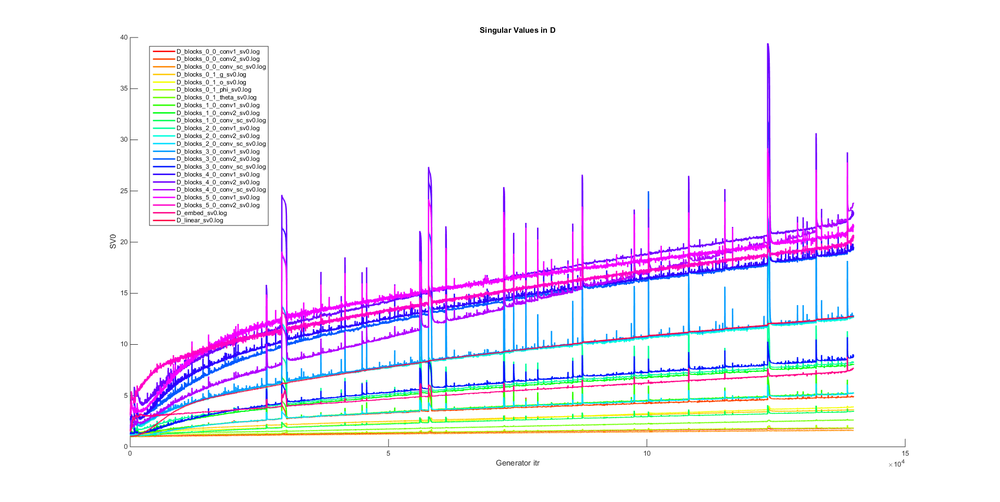
#> input picture A2I_models/Sound2Scene/BigGAN_PyTorch/imgs/D Singular Values.png, 1000 x 502 px, shrunk from 1920 x 964 before the run, found by its file name; its folder holds 4 pictures in this run
$ python compare_img.py
#> lines starting #> are read from the running program, lines starting #| are printed output that depends on the picture
import os
from PIL import Image, ImageDraw, ImageFont

# Folders for each model
model_dirs = [
    "output_macs/VGG/imgs",
    "output_vgg/imgs/VGG_AT_org",
    "output_vgg/imgs/VGG_AT",
    "output_vgg/imgs/VGG_mixed",
    "output_vgg/imgs/VGG_mixed_claps",
]

# Extract labels from folder names (e.g., "VGGn_AT", "VGGn_Ane")
model_labels = [os.path.basename(os.path.normpath(d)) for d in model_dirs]

output_dir = "output_vgg/cmp"
os.makedirs(output_dir, exist_ok=True)

valid_ext = (".png", ".jpg", ".jpeg")

model_maps = []

for d in model_dirs:
    file_map = {}
    if not os.path.exists(d):
        print(f"Warning: Directory {d} does not exist.")
        continue
    for f in os.listdir(d):
        if f.lower().endswith(valid_ext):
            base = os.path.splitext(f)[0]
            file_map[base] = os.path.join(d, f)
    model_maps.append(file_map)
#> pass 2 of the loop `for d in model_dirs:`:
#> pass 3 of the loop `for d in model_dirs:`:
#> the loop made 5 passes; the first 3 are shown

# Find common basenames
if not model_maps:
    print("No valid directories found.")
    exit()

common_names = set(model_maps[0].keys())
for m in model_maps[1:]:
    common_names &= set(m.keys())

common_names = sorted(common_names)

# Configuration for the text header
header_height = 50
try:
    # Try to load a standard truetype font for better visibility (Arial)
    # You might need to adjust the font path depending on your OS (e.g., 'DejaVuSans.ttf' on Linux)
    font = ImageFont.truetype("arial.ttf", 24)
except IOError:
    # Fallback to default if arial.ttf is not found
    font = ImageFont.load_default()

for name in common_names:
    images = [Image.open(m[name]) for m in model_maps]
#> images = 1 item

    # Get size from first image
    w, h = images[0].size
#> w = 1000; h = 502
    total_width = w * len(images)
#> total_width = 1000
    total_height = h + header_height
#> total_height = 552

    # Create canvas with a white background for the header
    combined = Image.new("RGB", (total_width, total_height), color="white")
#> combined: PIL image 1000x552 RGB; every value is 255
    draw = ImageDraw.Draw(combined)

    # Paste side by side and add labels
    for i, (img, label) in enumerate(zip(images, model_labels)):
        x_offset = i * w

        # Paste the image below the header
        combined.paste(img, (x_offset, header_height))

        # Calculate text bounding box to center it
        bbox = draw.textbbox((0, 0), label, font=font)
        text_w = bbox[2] - bbox[0]
        text_h = bbox[3] - bbox[1]

        text_x = x_offset + (w - text_w) // 2
        text_y = (header_height - text_h) // 2

        # Draw the label
        draw.text((text_x, text_y), label, fill="black", font=font)
#> this loop made 1 pass
#> (label, x_offset, bbox, text_w, text_h, text_x, text_y) on pass 1: ('imgs', 0, (0, 5, 58, 28), 58, 23, 471, 13)
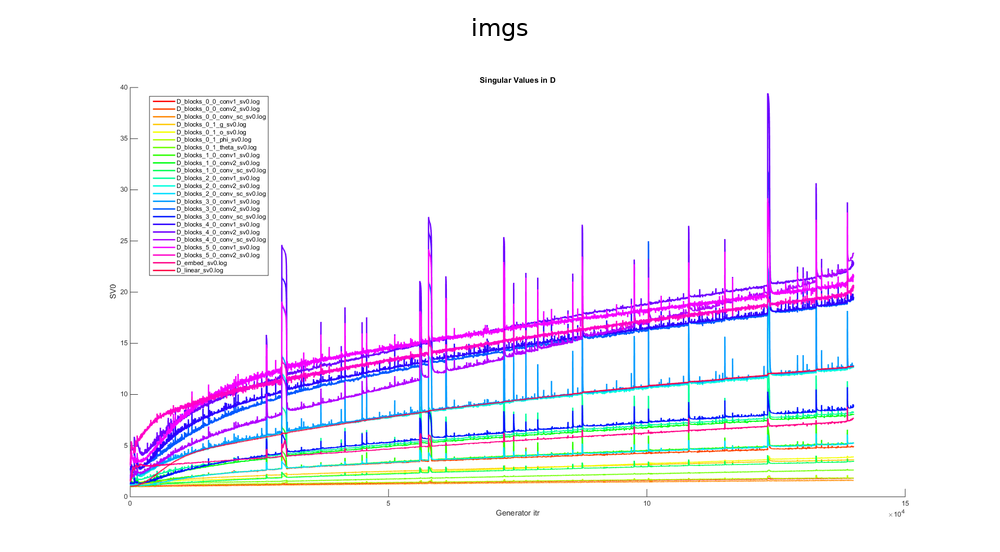
#> combined: PIL image 1000x552 RGB; mean R, G, B 244.7, 241.7, 248.8

    # Save
    combined.save(os.path.join(output_dir, f"{name}.png"))
#> pass 2 of the loop `for name in common_names:`:
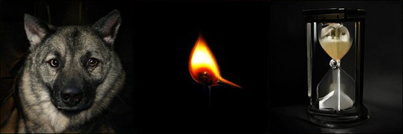
#> input picture A2I_models/Sound2Scene/BigGAN_PyTorch/imgs/DeepSamples.png, 403 x 134 px, shrunk from 774 x 258 before the run, found by its file name
#> total_width = 403
#> the loop `for i, (img, label) in enumerate(zip(images, model_labels)):` made 1 pass
#> (label, x_offset, bbox, text_w, text_h, text_x, text_y) on pass 1: ('imgs', 0, (0, 5, 58, 28), 58, 23, 172, 13)
#> after the loop `for i, (img, label) in enumerate(zip(images, model_labels)):`:
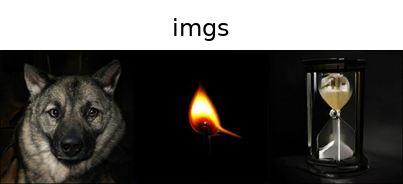
#> combined: PIL image 403x184 RGB; mean R, G, B 88.4, 86.5, 83.2
#> pass 3 of the loop `for name in common_names:`:
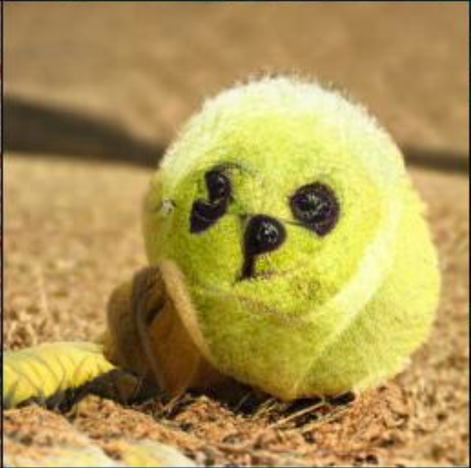
#> input picture A2I_models/Sound2Scene/BigGAN_PyTorch/imgs/DogBall.png, 471 x 468 px, shrunk from 905 x 899 before the run, found by its file name
#> total_width = 471
#> the loop `for i, (img, label) in enumerate(zip(images, model_labels)):` made 1 pass
#> (label, x_offset, bbox, text_w, text_h, text_x, text_y) on pass 1: ('imgs', 0, (0, 5, 58, 28), 58, 23, 206, 13)
#> after the loop `for i, (img, label) in enumerate(zip(images, model_labels)):`:
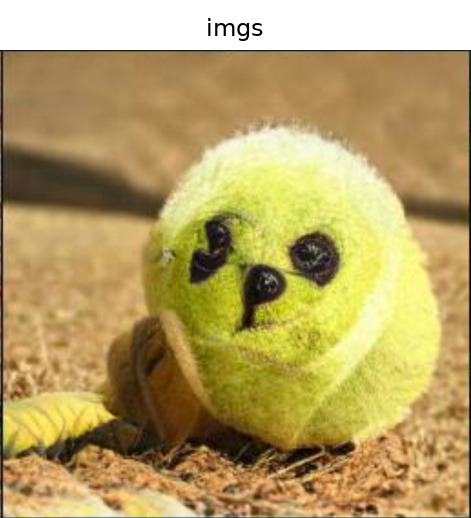
#> combined: PIL image 471x518 RGB; mean R, G, B 182.3, 160.7, 100.8
#> the loop made 4 passes; the first 3 are shown

print(f"Done! Processed {len(common_names)} images.")
